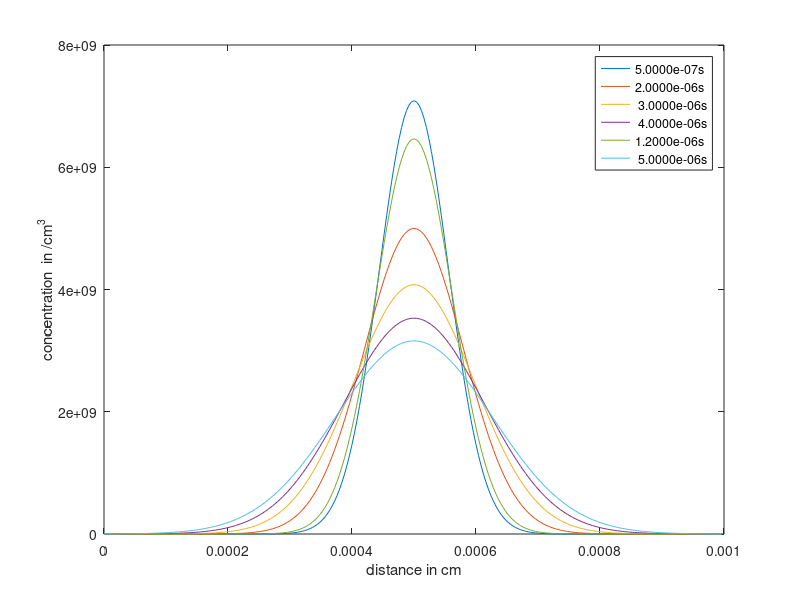

Write MATLAB code to recreate this figure. (Note: this script raises an error after producing the figure.)
clear

itr_x = 250;
D = 10^-4;
distance= 10*10^-4; 
h = distance/itr_x;
p=  h*h/(2*D);
A = zeros(itr_x,itr_x);
n_old = zeros(itr_x,1);
n_new = zeros(itr_x,1);
B_old = zeros(itr_x,1);
B_new = zeros(itr_x,1);
S =10^6;
pt_c = 5*10^-4;
pt_a = 0;
pt_b = 0;
x1 = zeros(itr_x,1);
iterations  = 1000;
dum =1

for i = 1:  itr_x
        x1(i) = (i-1)*h;
end

 pt_5um = find (x1 == pt_c); 
for i= 2:itr_x-1
    
        A(i,i-1)= 1/(h*h);
        A(i,i)  = -1*(2/(h*h) + 1/(D*p));
        A(i,i+1)= 1/(h*h);
end
%  A(1,1) =  -1*(1/(h*h) + 1/(D*p));
%  A(1,2) =  1/(h*h);
%  A(itr_x,itr_x) =-1*(1/(h*h) + 1/(D*p));
%  A(itr_x,itr_x-1) =1/(h*h);
 A(1,1) =  1;
 A(1,2) =  0;
 A(itr_x,itr_x) =1;
 A(itr_x,itr_x-1) =0;

% n_old(1) =1000;
% n_new(1) =1000;
A_inverse = A^-1;

n= zeros(itr_x,iterations) ;
n_old(pt_5um) = S/h
while(dum<iterations)
    dum = dum + 1;
    B_new = -n_old/(D*p);
    n_new = A_inverse * B_new;
    n_old(1) =0;
    n_new(1) =0;
    n_old(itr_x) =0;
    n_new(itr_x) =0;
    n_old = n_new;
    %temp2 = (n(pt_5um+1,t)+ n(pt_5um-1,t))/(h*h) + n(pt_5um,t-1)/(D*p);
    %n(pt_5um,:) = (temp2 - S) /(2/(h*h) + 1/(D*p)) ;
    n(:,dum) = n_old;
end
figure(1)
plot (x1,n(:,50*4),x1,n(:,100*4),x1,n(:,150*4),x1,n(:,200*4),x1,n(:,240),x1,n(:,999));
%legend('2*10^{-5}s','4*10^{-5}s','6*10^{-5}s','8*10^{-5}s','10*10^{-5}s')
legend('5.0000e-07s','2.0000e-06s',' 3.0000e-06s',' 4.0000e-06s','1.2000e-06s',' 5.0000e-06s')
%plot (x1,n(:,2),x1,n(:,3),x1,n(:,4),x1,n(:,5),x1,n(:,6),x1,n(:,7));
%legend('2*10^{-3}','4*10^{-3}','6*10^{-3}','8*10^{-3}','10*10^{-3}')
xlabel('distance in cm')

ylabel('concentration  in /cm^{3}')
%%%%%%analytical 

syms m
tt = 100 * p;
A = S/sqrt((4*pi*D*tt));
for i = 1:itr_x
    M = (x1(i)- 5*10^-4)^2;
    n_analy(i) = A*exp(-1*M/(4*D*tt));
end
figure(2)

plot(x1,n_analy,x1,n(:,100))
title('t =1.2000e-06 s')
legend('Analytical','numerical')
xlabel('distance in cm')

ylabel('concentration  in /cm^{3}')
            
